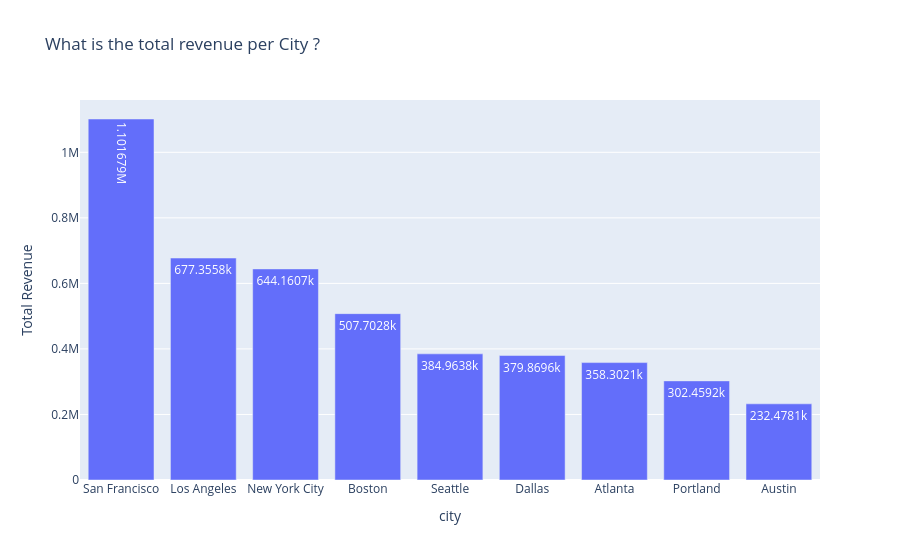

The cell this chart's notebook holds for it:
### Code cell
px.bar(rev_city, x= 'city', y= 'Price Each', labels= {'Price Each' : 'Total Revenue'},
        text_auto= True, title= 'What is the total revenue per City ?')

### Figure 1 — Plotly figure (JSON) as saved in the notebook; plotly's stock layout.template omitted (floating-point values rounded to 4 significant figures)
{"data": [{"alignmentgroup": "True", "hovertemplate": "city=%{x}<br>Total Revenue=%{y}<extra></extra>", "legendgroup": "", "marker": {"color": "#636efa", "pattern": {"shape": ""}}, "name": "", "offsetgroup": "", "orientation": "v", "showlegend": false, "textposition": "auto", "texttemplate": "%{y}", "type": "bar", "x": ["San Francisco", "Los Angeles", "New York City", "Boston", "Seattle", "Dallas", "Atlanta", "Portland", "Austin"], "xaxis": "x", "y": [1102000.0, 677400.0, 644200.0, 507700.0, 385000.0, 379900.0, 358300.0, 302500.0, 232500.0], "yaxis": "y"}], "layout": {"barmode": "relative", "legend": {"tracegroupgap": 0}, "title": {"text": "What is the total revenue per City ?"}, "xaxis": {"anchor": "y", "domain": [0, 1], "title": {"text": "city"}}, "yaxis": {"anchor": "x", "domain": [0, 1], "title": {"text": "Total Revenue"}}}}
